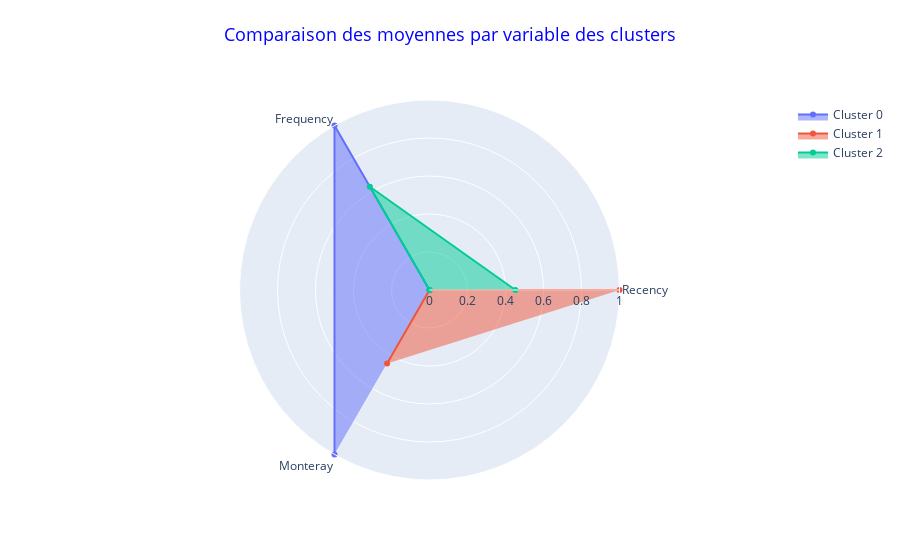

Notebook source saved alongside this figure:
### Code cell
# on utilisant le standardScaler:
radars_plot(data_scaled)

### Figure 1 — Plotly figure (JSON) as saved in the notebook; plotly's stock layout.template omitted (floating-point values rounded to 4 significant figures)
{"data": [{"fill": "toself", "name": "Cluster 0", "r": [0, 1, 1], "theta": ["Recency", "Frequency", "Monteray"], "type": "scatterpolar"}, {"fill": "toself", "name": "Cluster 1", "r": [1.0, 0, 0.4465], "theta": ["Recency", "Frequency", "Monteray"], "type": "scatterpolar"}, {"fill": "toself", "name": "Cluster 2", "r": [0.4521, 0.6278, 0], "theta": ["Recency", "Frequency", "Monteray"], "type": "scatterpolar"}], "layout": {"polar": {"radialaxis": {"range": [0, 1], "visible": true}}, "showlegend": true, "title": {"font": {"color": "blue", "size": 18}, "text": "Comparaison des moyennes par variable des clusters", "x": 0.5, "xanchor": "center", "y": 0.95, "yanchor": "top"}}}
